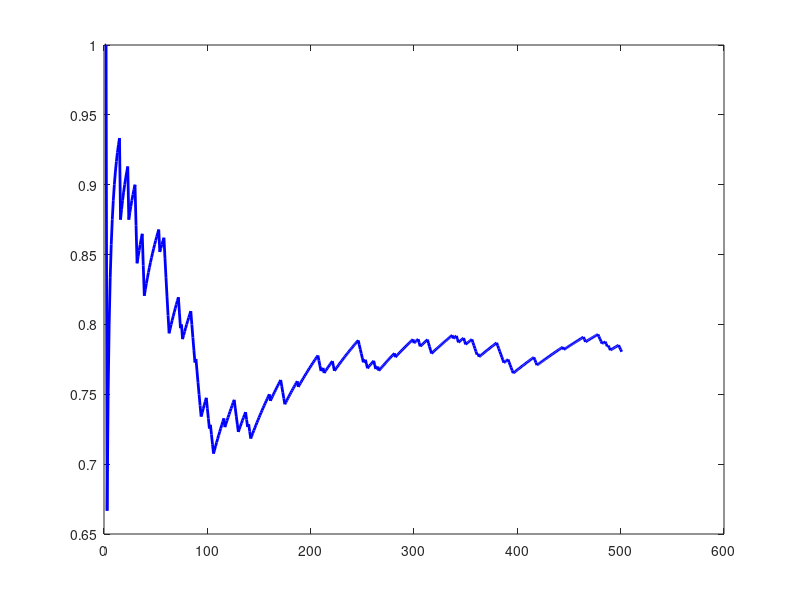

Reproduce this figure in MATLAB. (Note: this script raises an error after producing the figure.)
% Ergodic Theorem Simulation: Rain/No Rain Weather Model

% transition Matrix, play around changing the values!!
P = [0.9, 0.1;   % from Rain
     0.4, 0.6];  % from No Rain

% number of days to simulate
n_steps = 500;

% initial state: 1 = Rain, 2 = No Rain
state = 1;
states = zeros(1, n_steps+1);
states(1) = state;

pi_eq = null(P' - eye(2))'; 
pi_eq = pi_eq / sum(pi_eq);

% simulate the Markov chain
for t = 2:n_steps+1
    probs = P(state, :);
    state = find(rand < cumsum(probs), 1);
    states(t) = state;
end



% calculate running fraction of Rain (state == 1)
rain_fraction = cumsum(states == 1) ./ (1:n_steps+1);

%theoretical equilibrium probability of Rain

%pi_eq_rain_P = 0.5714; questo per P =[0.7,0.3;0.4,0.6];

% plot results
figure;
plot(1:n_steps+1, rain_fraction, 'b', 'LineWidth', 2);
hold on;
yline(pi_eq, 'r--', 'LineWidth', 2);
xlabel('Days');
ylabel('Fraction of Rainy Days');
title('Ergodic Theorem Simulation: Weather Markov Chain');
legend('Simulated Rain Fraction', 'Location', 'best');
grid on;

% Example: Stationary distribution for a 3-state Markov chain

% Define the transition matrix (3x3 stochastic matrix)
P_2 = [0.5, 0.3, 0.2;
     0.2, 0.7, 0.1;
     0.3, 0.4, 0.3];

%Get the size of the matrix
n = size(P_2, 1);

%Construct the system of equations to solve pi * P = pi, with sum(pi) = 1
A = [P_2' - eye(n);         % Stationary condition (pi * P = pi)
     ones(1, n)];         % Normalization condition (sum(pi) = 1)

b = [zeros(n, 1);         % Right-hand side: zeros for eigenvector condition
     1];                  % One for normalization

% Solve the linear system
pi_eq_2 = A \ b;

% Display result
disp('Stationary distribution:');
disp(pi_eq);
